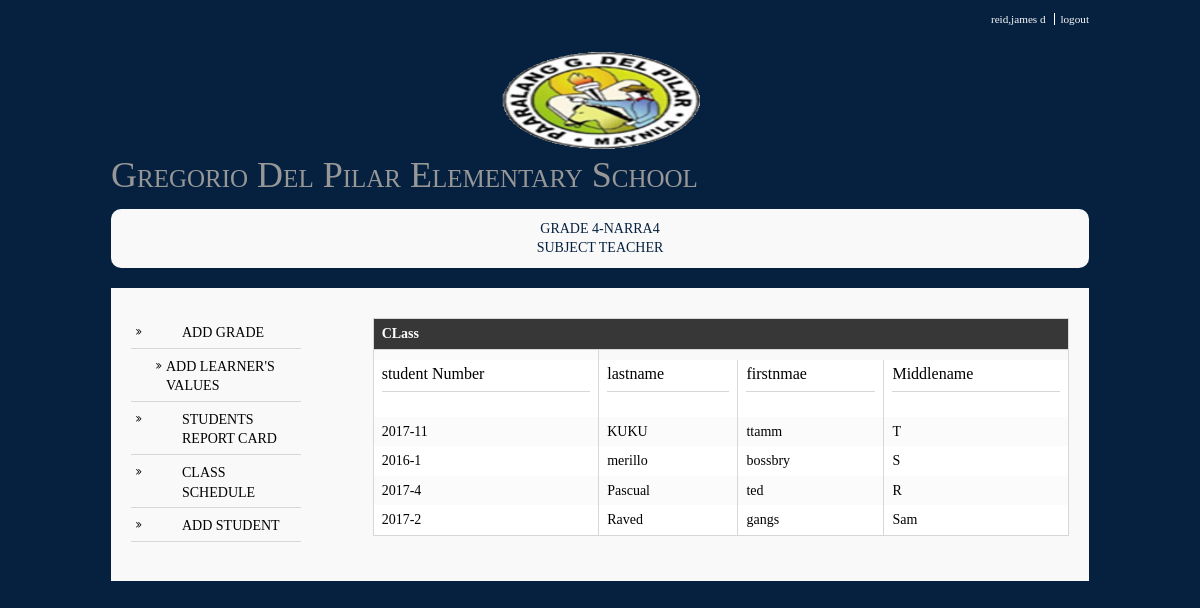
/class_handled.php (signed in), run on an earlier commit of the app's database.
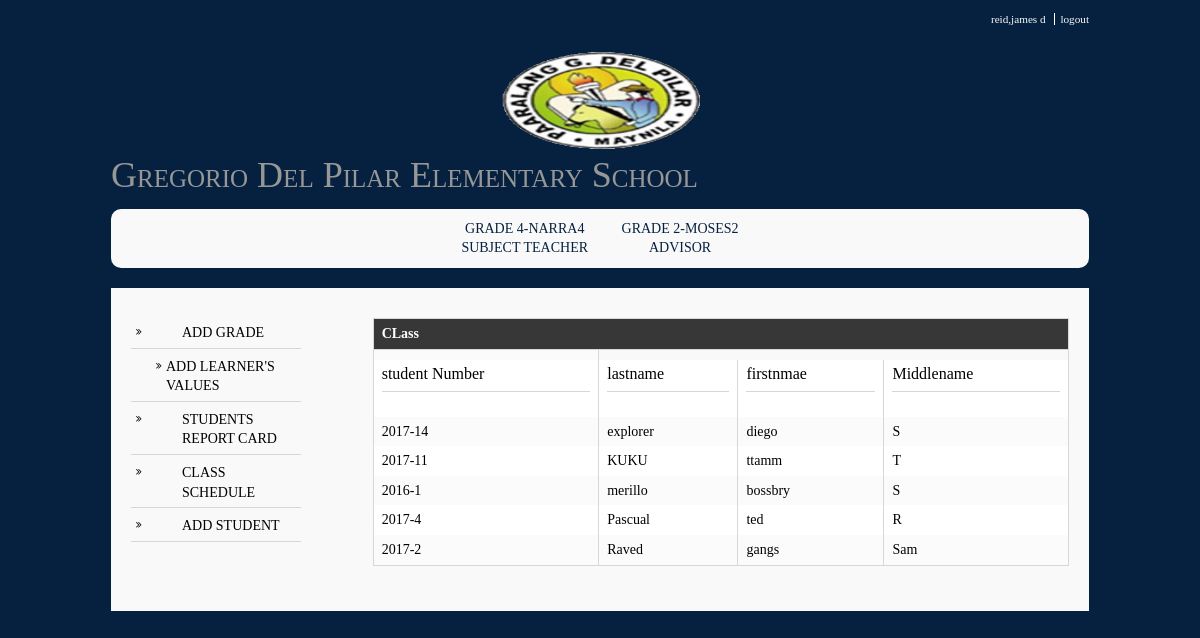
And on a later commit of the database.
### tables this page shows
CREATE TABLE `studentinfo` (
  `studno` varchar(50) NOT NULL,
  `lname` varchar(50) NOT NULL,
  `fname` varchar(50) NOT NULL,
  `mname` varchar(255) NOT NULL,
  `suffix` varchar(255) NOT NULL,
  `bdate` date NOT NULL,
  `age` varchar(255) NOT NULL,
  `gender` varchar(50) NOT NULL,
  `address` varchar(50) NOT NULL,
  `fathername` varchar(50) NOT NULL,
  `mothername` varchar(50) NOT NULL,
  `b_certificate` varchar(20) NOT NULL
);

### class_handled.php (the view, shortened to what this page needs)
<?php
require "required_files.php";
  require_once ("functions/functions.php");
 $g_level = $_GET['g'];
 $t_type= $_GET['t'];
 $teachers_id = $_SESSION["teachers_id"];
 $query = "SELECT distinct glevel_section,type_of_teacher FROM teachers_class where teachers_id LIKE '%$teachers_id%' ";
           $result = mysqli_query($connect, $query);
                  $find_student="SELECT DISTINCT  SI.studno, SI.lname, SI.fname, SI.mname
                   FROM studentinfo SI, student_record SR, teachers_class TC
                   WHERE SI.studno = SR.studno
                   AND   TC.glevel_section = (SELECT DISTINCT CONCAT(SR.grade_level, '-', SR.section) FROM student_record)
                   AND   TC.teachers_id LIKE '%$teachers_id%'
                   AND TC.glevel_section LIKE '%$g_level%'
                          AND SR.school_year = TC.school_year
                            ORDER by SI.lname ASC ";
           $student_result = mysqli_query($connect, $find_student);
 ?>
<!DOCTYPE html>
<html>
<body>
<div class='wrapper row0'>
 <div id='topbar' class='clear'>
<nav>
 <ul>
   <li><a href="teacher_acc.php"><?php echo $_SESSION['lname'].',',$_SESSION['fname'].' ', $_SESSION['mname'];?></a></li>
 <li><a href='logout2.php'>logout</a></li>
 </ul>
 </nav>
 </div>
</div>
<?php
 echo layout();
?>
<div class="wrapper row2">
  <div class="rounded">
    <nav id="mainav" class="clear">
          <ul class="clear">
                  <?php  while ($row= mysqli_fetch_assoc($result)){?>
                  <li><a href="class_handled.php?g=<?php echo $_SESSION['glevel_section'];?>&t=<?php echo $_SESSION['t_type'];?>"><?php echo $_SESSION['glevel_section']."<br>".str_replace('_', ' ',$_SESSION['t_type']) ;  ?></a></li>
                 <?php }?>
                </ul>
    </nav>
  </div>
</div>
<div class="wrapper row3">
  <div class="rounded">
    <main class="container clear">
       <div class="sidebar one_quarter first">
        <nav class="sdb_holder">
        <ul>
        <li><a href="class.php?g=<?php echo $g_level;?>&t=<?php echo $t_type;?>">ADD GRADE</a></li>
        <ul>
        <li><a href="report_card_learners_values.php?g=<?php echo $g_level;?>&t=<?php echo $t_type;?>">ADD LEARNER'S VALUES</a>
        </ul>
        <li><a href="report.php?g=<?php echo $g_level;?>&t=<?php echo $t_type;?>">STUDENTS REPORT CARD</a></li>
         <li><a href="class_sched.php?g=<?php echo $g_level;?>&t=<?php echo $t_type;?>">CLASS SCHEDULE</a></li>
          <li><a href="verify2.php?g=<?php echo $g_level;?>&t=<?php echo $t_type;?>">ADD STUDENT</a></li>
        </ul>
        </nav>
        </div>
               <div id="content" class="three_quarter">
                 <div id="class">
                  <form>
                 <table>
                  <tr><th colspan=4>CLass</th></tr>
                  <tr>
                   <td><?php echo $g_level; ?></td>
                 </tr>
                  <tr><td><h3> student Number  </h3></td><td><h3> lastname </h3></td><td><h3> firstnmae </h3></td><td><h3> Middlename </h3></td>
                  </tr>
                  <?php  while ($row= mysqli_fetch_array($student_result, MYSQLI_ASSOC)){?>
                  <tr>
                  <td><?php echo $row['studno']; ?> </td>
                  <td> <?php echo $row['lname']; ?> </td>
                  <td> <?php echo $row['fname']; ?> </td>
                  <td> <?php echo $row['mname']; ?> </td>
                  </tr>
                  <?php }?>
                  </table>
                  </form>
                  </div>
    </main>
  </div>
</div>
</body>
</html>

What changed in the data, as far as the page shows it:
added studentinfo: studno "2017-14", lname "explorer", fname "diego", mname "S"
Also different on the page:
new list line: "GRADE 2-MOSES2 ADVISOR"
